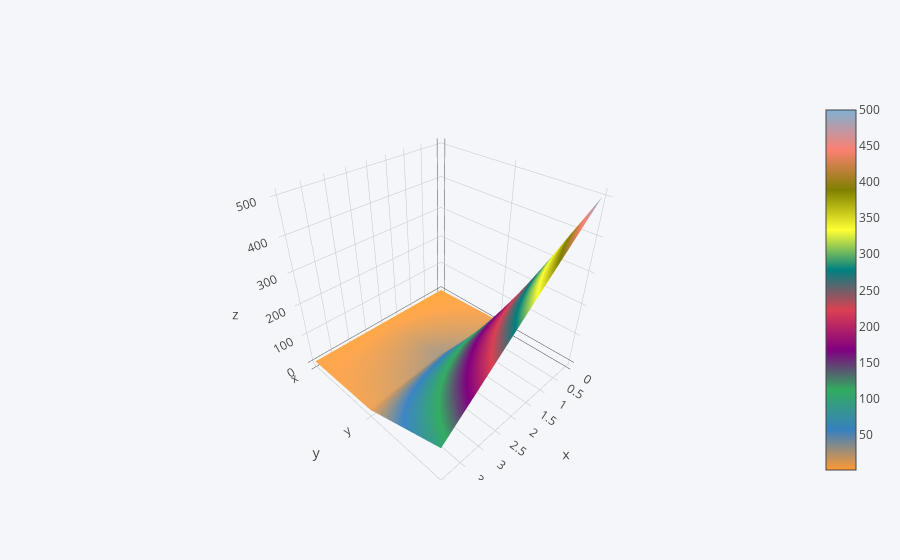

The cell this chart's notebook holds for it:
### Code cell
df3.iplot(kind = 'surface')

### Figure 1 — Plotly figure (JSON) as saved in the notebook; plotly's stock layout.template omitted (floating-point values rounded to 4 significant figures)
{"data": [{"colorscale": [[0, "rgb(255, 153, 51)"], [0.1111, "rgb(55, 128, 191)"], [0.2222, "rgb(50, 171, 96)"], [0.3333, "rgb(128, 0, 128)"], [0.4444, "rgb(219, 64, 82)"], [0.5556, "rgb(0, 128, 128)"], [0.6667, "rgb(255, 255, 51)"], [0.7778, "rgb(128, 128, 0)"], [0.8889, "rgb(251, 128, 114)"], [1, "rgb(128, 177, 211)"]], "type": "surface", "x": [0, 1, 2, 3, 4], "y": ["x", "y", "z"], "z": [[1, 2, 3, 4, 5], [10, 20, 30, 20, 10], [500, 400, 300, 200, 100]]}], "layout": {"legend": {"bgcolor": "#F5F6F9", "font": {"color": "#4D5663"}}, "paper_bgcolor": "#F5F6F9", "plot_bgcolor": "#F5F6F9", "titlefont": {"color": "#4D5663"}, "xaxis1": {"gridcolor": "#E1E5ED", "showgrid": true, "tickfont": {"color": "#4D5663"}, "title": "", "titlefont": {"color": "#4D5663"}, "zerolinecolor": "#E1E5ED"}, "yaxis1": {"gridcolor": "#E1E5ED", "showgrid": true, "tickfont": {"color": "#4D5663"}, "title": "", "titlefont": {"color": "#4D5663"}, "zerolinecolor": "#E1E5ED"}}}
